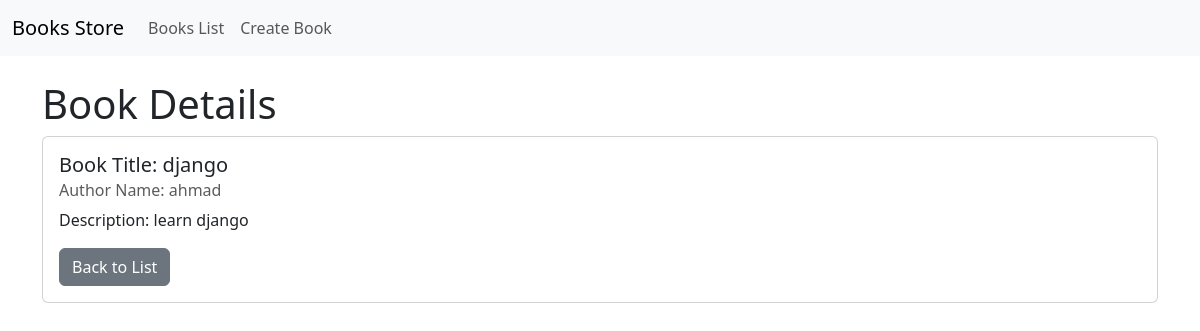
The page /books/5 on the database its author committed.
### models/book.py (models this page shows)
class Book(Base):
    __tablename__ = "books"
    id = Column(Integer, primary_key=True)
    title = Column(String, nullable=False)
    description = Column(String)
    author_id = Column(Integer, ForeignKey("authors.id")) # weil die aAuthor tabele so heißt:     __tablename__ = "authors"
    author = relationship("Author", back_populates="books")
    reviews = relationship("Review", back_populates="book")

### models/author.py (models this page shows)
class Author(Base):
    __tablename__ = "authors"
    id = Column(Integer, primary_key=True)
    name = Column(String, nullable=False)
    books = relationship("Book", back_populates="author")

### views/books.py (the view)
@router.get("/{book_id}", include_in_schema=False)
def book_detail(request: Request,book_id:int,db: Session = Depends(get_db)):
    book = db.query(Book).get(book_id)
    if not book:
        raise HTTPException(status_code=404, detail="Book not found")
    return templates.TemplateResponse("books_detail.html", {"request": request, "book": book})

### templates/books_detail.html
{% extends "base.html" %}
{% block content %}
<h1>Book Details</h1>
<div class="card">
    <div class="card-body">
        <h5 class="card-title">Book Title: {{book.title}}</h5>
        <h6 class="card-subtitle mb-2 text-muted">Author Name: {{book.author.name}}</h6>
        <p class="card-text">Description: {{book.description}}</p>
        <a href="/books" class="btn btn-secondary">Back to List</a>
    </div>
</div>
{% endblock %}

### rows shown on the page
Book: title "django", description "learn django"
Author: author.name "ahmad"
